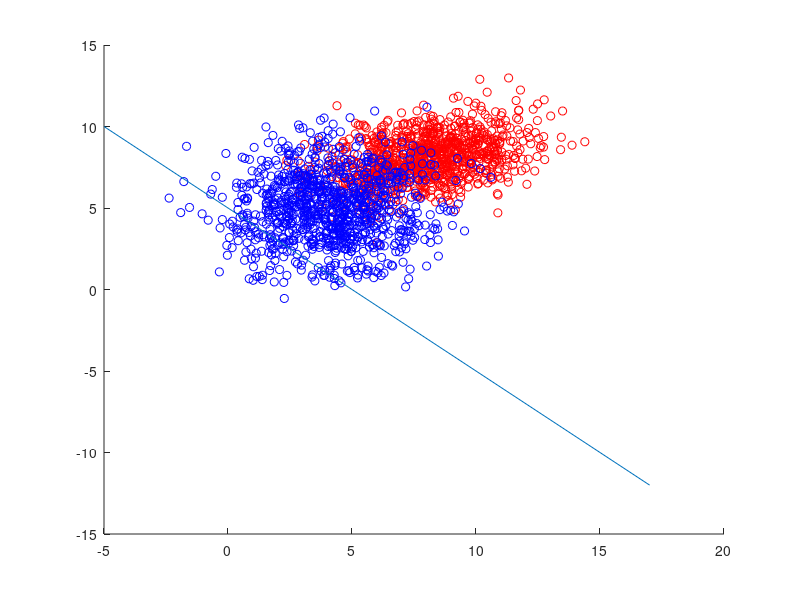

The MATLAB source for this figure: (Note: this script raises an error after producing the figure.)
load('donnees.mat')
c1=[2 1;3 2;4 2];
c2=[1 2;1 3;2 3;5 3];
coef=0.0001;
%w=[6;1;-3]
w=[-10;2;2];
x=[-5 17];
%x=[0 7]
it=10;

close all

hold on
scatter(C1(:,1),C1(:,2),'r')
scatter(C2(:,1),C2(:,2),'b')
%scatter(C1(:,1),C1(:,2),'r')
%scatter(C2(:,1),C2(:,2),'b')

y=(-w(1)-w(2)*x)/w(3);
plot(x,y)

[TrainC1,TestC1] = extractTestAndTrain(C1, 500);
[TrainC2, TestC2] = extractTestAndTrain(C2, 500);

for i=1:it
    i
    wprec=w;
    %w=perceptron(wprec,c1,c2,coef);
    w=perceptron(wprec,TestC1,TestC2,coef);
    if(norm(w-wprec)<=0.01)
        break
    end
%     if(norm(w-wprec)<=0.1)
%         break
%     end
    y=(-w(1)-w(2)*x)/w(3);
    plot(x,y)
    pause(1)
end

%CLASSIFICATION


xlim([-5 16])
ylim([-5 15])
% xlim([0 7])
% ylim([0 5])
hold off

